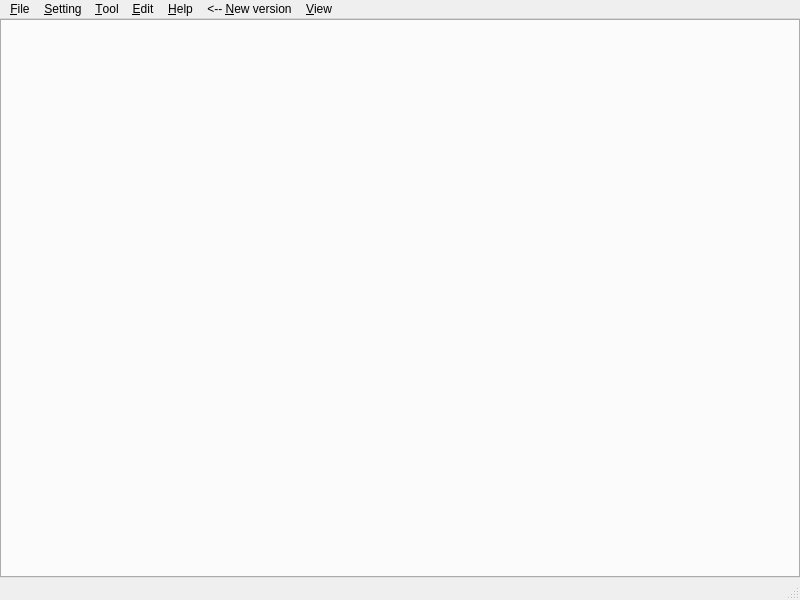
<?xml version="1.0" encoding="UTF-8"?>
<ui version="4.0">
 <class>SBrowserCppWebEngine</class>
 <widget class="QMainWindow" name="SBrowserCppWebEngine">
  <property name="geometry">
   <rect>
    <x>0</x>
    <y>0</y>
    <width>800</width>
    <height>600</height>
   </rect>
  </property>
  <property name="sizePolicy">
   <sizepolicy hsizetype="Maximum" vsizetype="Preferred">
    <horstretch>0</horstretch>
    <verstretch>0</verstretch>
   </sizepolicy>
  </property>
  <property name="windowTitle">
   <string>StupidBeauty Browser with WebEngine</string>
  </property>
  <property name="windowIcon">
   <iconset resource="SBrowser.qrc">
    <normaloff>:/Images/sbrowser.png</normaloff>:/Images/sbrowser.png</iconset>
  </property>
  <widget class="QWidget" name="centralwidget">
   <layout class="QVBoxLayout" name="verticalLayout">
    <property name="spacing">
     <number>0</number>
    </property>
    <property name="leftMargin">
     <number>0</number>
    </property>
    <property name="topMargin">
     <number>0</number>
    </property>
    <property name="rightMargin">
     <number>0</number>
    </property>
    <property name="bottomMargin">
     <number>0</number>
    </property>
    <item>
     <widget class="QTabWidget" name="pgstabWidget">
      <property name="usesScrollButtons">
       <bool>true</bool>
      </property>
     </widget>
    </item>
   </layout>
  </widget>
  <widget class="QMenuBar" name="menubar">
   <property name="geometry">
    <rect>
     <x>0</x>
     <y>0</y>
     <width>800</width>
     <height>23</height>
    </rect>
   </property>
   <property name="styleSheet">
    <string notr="true">padding: 0px;
margin: 0px;</string>
   </property>
   <widget class="QMenu" name="menu_File">
    <property name="title">
     <string>&amp;File</string>
    </property>
    <addaction name="action_Quit"/>
    <addaction name="action_Batch_open"/>
   </widget>
   <widget class="QMenu" name="menu_Setting">
    <property name="title">
     <string>&amp;Setting</string>
    </property>
    <addaction name="actionSetting"/>
   </widget>
   <widget class="QMenu" name="menu_Tool">
    <property name="title">
     <string>&amp;Tool</string>
    </property>
    <addaction name="actionF_ind"/>
    <addaction name="actionFind_next"/>
    <addaction name="actionFind_previous"/> <!-- 新增这行 -->
    <addaction name="action_Download_manager"/>
    <addaction name="actionS_ave_as_Image"/>
    <addaction name="actionD_ownload_current_url"/>
    <addaction name="actionDo_wnload_all_links"/>
    <addaction name="actionExport_as_PDF"/>
    <addaction name="actionI_nspect"/>
    <addaction name="actionFocus_address_bar"/>
    <addaction name="action_Generate_QR_code"/>
    <addaction name="actionOpen_with_system_browser"/>
    <addaction name="actionDownload_all_images"/>
    <addaction name="actionDownload_all_medium"/>
    <addaction name="actionApply_WebChannel"/>
   </widget>
   <widget class="QMenu" name="menu_Edit">
    <property name="title">
     <string>&amp;Edit</string>
    </property>
    <addaction name="actionSe_lect_all"/>
    <addaction name="actionPaste"/>
   </widget>
   <widget class="QMenu" name="menu_Help">
    <property name="title">
     <string>&amp;Help</string>
    </property>
    <addaction name="actionS_Browser"/>
   </widget>
   <widget class="QMenu" name="menu_New_version">
    <property name="title">
     <string>&lt;-- &amp;New version</string>
    </property>
   </widget>
   <widget class="QMenu" name="menu_View">
    <property name="title">
     <string>&amp;View</string>
    </property>
    <widget class="QMenu" name="menuScale">
     <property name="title">
      <string>S&amp;cale</string>
     </property>
     <addaction name="actionZoom_in"/>
     <addaction name="actionZoom_out"/>
     <addaction name="actionRestore"/>
     <addaction name="action1x"/>
    </widget>
    <addaction name="action_Menu_bar"/>
    <addaction name="actionTab_bar"/>
    <addaction name="actionNavigation_bar"/>
    <addaction name="actionStatus_bar"/>
    <addaction name="actionDark_mode"/>
    <addaction name="actionRefresh"/>
    <addaction name="actionSt_op_gif_animation"/>
    <addaction name="actionT_ab_list"/>
    <addaction name="menuScale"/>
    <addaction name="actionTab_on_right_side"/>
    <addaction name="actionTab_on_left_side"/>
   </widget>
   <addaction name="menu_File"/>
   <addaction name="menu_Setting"/>
   <addaction name="menu_Tool"/>
   <addaction name="menu_Edit"/>
   <addaction name="menu_Help"/>
   <addaction name="menu_New_version"/>
   <addaction name="menu_View"/>
  </widget>
  <widget class="QStatusBar" name="statusbar"/>
  <action name="action_Quit">
   <property name="text">
    <string>&amp;Quit</string>
   </property>
   <property name="shortcut">
    <string>Ctrl+Q</string>
   </property>
  </action>
  <action name="actionSetting">
   <property name="text">
    <string>&amp;Setting</string>
   </property>
  </action>
  <action name="actionF_ind">
   <property name="text">
    <string>F&amp;ind</string>
   </property>
   <property name="shortcut">
    <string>Ctrl+F</string>
   </property>
  </action>
  <action name="action_Download_manager">
   <property name="text">
    <string>&amp;Download manager</string>
   </property>
  </action>
  <action name="actionSe_lect_all">
   <property name="text">
    <string>Se&amp;lect all</string>
   </property>
   <property name="shortcut">
    <string>Ctrl+A</string>
   </property>
  </action>
  <action name="actionS_Browser">
   <property name="text">
    <string>S&amp;Browser</string>
   </property>
  </action>
  <action name="actionS_ave_as_Image">
   <property name="text">
    <string>S&amp;ave as Image</string>
   </property>
  </action>
  <action name="action_Menu_bar">
   <property name="checkable">
    <bool>true</bool>
   </property>
   <property name="checked">
    <bool>true</bool>
   </property>
   <property name="text">
    <string>&amp;Menu bar</string>
   </property>
   <property name="shortcut">
    <string>Ctrl+M</string>
   </property>
  </action>
  <action name="actionTab_bar">
   <property name="checkable">
    <bool>true</bool>
   </property>
   <property name="checked">
    <bool>true</bool>
   </property>
   <property name="text">
    <string>&amp;Tab bar</string>
   </property>
  </action>
  <action name="actionNavigation_bar">
   <property name="checkable">
    <bool>true</bool>
   </property>
   <property name="checked">
    <bool>true</bool>
   </property>
   <property name="text">
    <string>&amp;Navigation bar</string>
   </property>
  </action>
  <action name="actionStatus_bar">
   <property name="checkable">
    <bool>true</bool>
   </property>
   <property name="checked">
    <bool>true</bool>
   </property>
   <property name="text">
    <string>&amp;Status bar</string>
   </property>
  </action>
  <action name="actionDark_mode">
   <property name="checkable">
    <bool>true</bool>
   </property>
   <property name="text">
    <string>&amp;Dark mode</string>
   </property>
  </action>
  <action name="action_Batch_open">
   <property name="text">
    <string>&amp;Batch open</string>
   </property>
  </action>
  <action name="actionRefresh">
   <property name="text">
    <string>&amp;Refresh</string>
   </property>
   <property name="shortcut">
    <string>F5</string>
   </property>
  </action>
  <action name="actionSt_op_gif_animation">
   <property name="text">
    <string>St&amp;op gif animation</string>
   </property>
  </action>
  <action name="actionA">
   <property name="text">
    <string>a</string>
   </property>
  </action>
  <action name="actionT_ab_list">
   <property name="text">
    <string>T&amp;ab list</string>
   </property>
  </action>
  <action name="actionD_ownload_current_url">
   <property name="text">
    <string>D&amp;ownload current url</string>
   </property>
  </action>
  <action name="actionZoom_in">
   <property name="text">
    <string>&amp;Zoom in</string>
   </property>
   <property name="shortcut">
    <string>Ctrl++</string>
   </property>
  </action>
  <action name="actionZoom_out">
   <property name="text">
    <string>Zoom &amp;out</string>
   </property>
   <property name="shortcut">
    <string>Ctrl+-</string>
   </property>
  </action>
  <action name="actionRestore">
   <property name="text">
    <string>&amp;Restore</string>
   </property>
  </action>
  <action name="action1x">
   <property name="enabled">
    <bool>false</bool>
   </property>
   <property name="text">
    <string>&amp;1x</string>
   </property>
  </action>
  <action name="actionDo_wnload_all_links">
   <property name="text">
    <string>Do&amp;wnload all links</string>
   </property>
  </action>
  <action name="actionExport_as_PDF">
   <property name="text">
    <string>&amp;Export as PDF</string>
   </property>
  </action>
  <action name="actionI_nspect">
   <property name="text">
    <string>I&amp;nspect</string>
   </property>
  </action>
  <action name="actionFocus_address_bar">
   <property name="text">
    <string>&amp;Focus address bar</string>
   </property>
   <property name="shortcut">
    <string>F6</string>
   </property>
  </action>
  <action name="action_Generate_QR_code">
   <property name="text">
    <string>&amp;Generate QR code</string>
   </property>
  </action>
  <action name="actionPaste">
   <property name="text">
    <string>Paste</string>
   </property>
  </action>
  <action name="actionFind_next">
   <property name="text">
    <string>Find next</string>
   </property>
   <property name="shortcut">
    <string>F3</string>
   </property>
  </action>
<action name="actionFind_previous">
    <property name="text">
        <string>Find previous</string>
    </property>
    <property name="shortcut">
        <string>Shift+F3</string>
    </property>
</action>
  <action name="actionOpen_with_system_browser">
   <property name="text">
    <string>Open with system browser</string>
   </property>
  </action>
  <action name="actionDownload_all_images">
   <property name="text">
    <string>Down&amp;load all images</string>
   </property>
  </action>
  <action name="actionDownload_all_medium">
   <property name="text">
    <string>Download all &amp;medium</string>
   </property>
  </action>
  <action name="actionTab_on_right_side">
   <property name="text">
    <string>Tab on right side</string>
   </property>
   <property name="shortcut">
    <string>Ctrl+Right</string>
   </property>
  </action>
  <action name="actionTab_on_left_side">
   <property name="text">
    <string>Tab on left side</string>
   </property>
   <property name="shortcut">
    <string>Ctrl+Left</string>
   </property>
  </action>
  <action name="actionApply_WebChannel">
   <property name="text">
    <string>Apply WebChannel</string>
   </property>
  </action>
 </widget>
 <layoutdefault spacing="1" margin="1"/>
 <resources>
  <include location="SBrowser.qrc"/>
 </resources>
 <connections>
  <connection>
   <sender>action_Quit</sender>
   <signal>triggered()</signal>
   <receiver>SBrowserCppWebEngine</receiver>
   <slot>close()</slot>
   <hints>
    <hint type="sourcelabel">
     <x>-1</x>
     <y>-1</y>
    </hint>
    <hint type="destinationlabel">
     <x>399</x>
     <y>299</y>
    </hint>
   </hints>
  </connection>
  <connection>
   <sender>actionSetting</sender>
   <signal>triggered()</signal>
   <receiver>SBrowserCppWebEngine</receiver>
   <slot>showSettingDialog()</slot>
   <hints>
    <hint type="sourcelabel">
     <x>-1</x>
     <y>-1</y>
    </hint>
    <hint type="destinationlabel">
     <x>399</x>
     <y>299</y>
    </hint>
   </hints>
  </connection>
  <connection>
   <sender>action_Quit</sender>
   <signal>triggered()</signal>
   <receiver>SBrowserCppWebEngine</receiver>
   <slot>closeSettingDialog()</slot>
   <hints>
    <hint type="sourcelabel">
     <x>-1</x>
     <y>-1</y>
    </hint>
    <hint type="destinationlabel">
     <x>399</x>
     <y>299</y>
    </hint>
   </hints>
  </connection>
  <connection>
   <sender>actionF_ind</sender>
   <signal>triggered()</signal>
   <receiver>SBrowserCppWebEngine</receiver>
   <slot>showFindDialog()</slot>
   <hints>
    <hint type="sourcelabel">
     <x>-1</x>
     <y>-1</y>
    </hint>
    <hint type="destinationlabel">
     <x>399</x>
     <y>299</y>
    </hint>
   </hints>
  </connection>
<connection>
    <sender>actionFind_previous</sender>
    <signal>triggered()</signal>
    <receiver>SBrowserCppWebEngine</receiver>
    <slot>findTextPrevious()</slot>
</connection>
  <connection>
   <sender>action_Download_manager</sender>
   <signal>triggered()</signal>
   <receiver>SBrowserCppWebEngine</receiver>
   <slot>showDownloadManager()</slot>
   <hints>
    <hint type="sourcelabel">
     <x>-1</x>
     <y>-1</y>
    </hint>
    <hint type="destinationlabel">
     <x>399</x>
     <y>299</y>
    </hint>
   </hints>
  </connection>
  <connection>
   <sender>actionSe_lect_all</sender>
   <signal>triggered()</signal>
   <receiver>SBrowserCppWebEngine</receiver>
   <slot>selectAll()</slot>
   <hints>
    <hint type="sourcelabel">
     <x>-1</x>
     <y>-1</y>
    </hint>
    <hint type="destinationlabel">
     <x>399</x>
     <y>299</y>
    </hint>
   </hints>
  </connection>
  <connection>
   <sender>actionS_Browser</sender>
   <signal>triggered()</signal>
   <receiver>SBrowserCppWebEngine</receiver>
   <slot>showAboutDialog()</slot>
   <hints>
    <hint type="sourcelabel">
     <x>-1</x>
     <y>-1</y>
    </hint>
    <hint type="destinationlabel">
     <x>399</x>
     <y>299</y>
    </hint>
   </hints>
  </connection>
  <connection>
   <sender>action_Quit</sender>
   <signal>triggered()</signal>
   <receiver>SBrowserCppWebEngine</receiver>
   <slot>quit()</slot>
   <hints>
    <hint type="sourcelabel">
     <x>-1</x>
     <y>-1</y>
    </hint>
    <hint type="destinationlabel">
     <x>399</x>
     <y>299</y>
    </hint>
   </hints>
  </connection>
  <connection>
   <sender>action_Menu_bar</sender>
   <signal>toggled(bool)</signal>
   <receiver>SBrowserCppWebEngine</receiver>
   <slot>toggleMenuBarVisable(bool)</slot>
   <hints>
    <hint type="sourcelabel">
     <x>-1</x>
     <y>-1</y>
    </hint>
    <hint type="destinationlabel">
     <x>399</x>
     <y>299</y>
    </hint>
   </hints>
  </connection>
  <connection>
   <sender>actionTab_bar</sender>
   <signal>toggled(bool)</signal>
   <receiver>SBrowserCppWebEngine</receiver>
   <slot>toggleTabBarVisible(bool)</slot>
   <hints>
    <hint type="sourcelabel">
     <x>-1</x>
     <y>-1</y>
    </hint>
    <hint type="destinationlabel">
     <x>399</x>
     <y>299</y>
    </hint>
   </hints>
  </connection>
  <connection>
   <sender>actionNavigation_bar</sender>
   <signal>toggled(bool)</signal>
   <receiver>SBrowserCppWebEngine</receiver>
   <slot>toggleNavigationBarVisible(bool)</slot>
   <hints>
    <hint type="sourcelabel">
     <x>-1</x>
     <y>-1</y>
    </hint>
    <hint type="destinationlabel">
     <x>399</x>
     <y>299</y>
    </hint>
   </hints>
  </connection>
  <connection>
   <sender>actionStatus_bar</sender>
   <signal>toggled(bool)</signal>
   <receiver>SBrowserCppWebEngine</receiver>
   <slot>toggleStatusBarVisible(bool)</slot>
   <hints>
    <hint type="sourcelabel">
     <x>-1</x>
     <y>-1</y>
    </hint>
    <hint type="destinationlabel">
     <x>399</x>
     <y>299</y>
    </hint>
   </hints>
  </connection>
  <connection>
   <sender>actionDark_mode</sender>
   <signal>toggled(bool)</signal>
   <receiver>SBrowserCppWebEngine</receiver>
   <slot>toggleDarkMode(bool)</slot>
   <hints>
    <hint type="sourcelabel">
     <x>-1</x>
     <y>-1</y>
    </hint>
    <hint type="destinationlabel">
     <x>399</x>
     <y>299</y>
    </hint>
   </hints>
  </connection>
  <connection>
   <sender>action_Batch_open</sender>
   <signal>triggered()</signal>
   <receiver>SBrowserCppWebEngine</receiver>
   <slot>batchOpenUrls()</slot>
   <hints>
    <hint type="sourcelabel">
     <x>-1</x>
     <y>-1</y>
    </hint>
    <hint type="destinationlabel">
     <x>399</x>
     <y>299</y>
    </hint>
   </hints>
  </connection>
  <connection>
   <sender>actionRefresh</sender>
   <signal>triggered()</signal>
   <receiver>SBrowserCppWebEngine</receiver>
   <slot>refresh()</slot>
   <hints>
    <hint type="sourcelabel">
     <x>-1</x>
     <y>-1</y>
    </hint>
    <hint type="destinationlabel">
     <x>399</x>
     <y>299</y>
    </hint>
   </hints>
  </connection>
  <connection>
   <sender>actionT_ab_list</sender>
   <signal>triggered()</signal>
   <receiver>SBrowserCppWebEngine</receiver>
   <slot>showTabsManager()</slot>
   <hints>
    <hint type="sourcelabel">
     <x>-1</x>
     <y>-1</y>
    </hint>
    <hint type="destinationlabel">
     <x>399</x>
     <y>299</y>
    </hint>
   </hints>
  </connection>
  <connection>
   <sender>actionD_ownload_current_url</sender>
   <signal>triggered()</signal>
   <receiver>SBrowserCppWebEngine</receiver>
   <slot>downloadCurrentUrl()</slot>
   <hints>
    <hint type="sourcelabel">
     <x>-1</x>
     <y>-1</y>
    </hint>
    <hint type="destinationlabel">
     <x>399</x>
     <y>299</y>
    </hint>
   </hints>
  </connection>
  <connection>
   <sender>actionZoom_in</sender>
   <signal>triggered()</signal>
   <receiver>SBrowserCppWebEngine</receiver>
   <slot>zoomIn()</slot>
   <hints>
    <hint type="sourcelabel">
     <x>-1</x>
     <y>-1</y>
    </hint>
    <hint type="destinationlabel">
     <x>399</x>
     <y>299</y>
    </hint>
   </hints>
  </connection>
  <connection>
   <sender>actionZoom_out</sender>
   <signal>triggered()</signal>
   <receiver>SBrowserCppWebEngine</receiver>
   <slot>zoomOut()</slot>
   <hints>
    <hint type="sourcelabel">
     <x>-1</x>
     <y>-1</y>
    </hint>
    <hint type="destinationlabel">
     <x>399</x>
     <y>299</y>
    </hint>
   </hints>
  </connection>
  <connection>
   <sender>actionRestore</sender>
   <signal>triggered()</signal>
   <receiver>SBrowserCppWebEngine</receiver>
   <slot>zoomRestore()</slot>
   <hints>
    <hint type="sourcelabel">
     <x>-1</x>
     <y>-1</y>
    </hint>
    <hint type="destinationlabel">
     <x>399</x>
     <y>299</y>
    </hint>
   </hints>
  </connection>
  <connection>
   <sender>actionExport_as_PDF</sender>
   <signal>triggered()</signal>
   <receiver>SBrowserCppWebEngine</receiver>
   <slot>exportAsPdf()</slot>
   <hints>
    <hint type="sourcelabel">
     <x>-1</x>
     <y>-1</y>
    </hint>
    <hint type="destinationlabel">
     <x>399</x>
     <y>299</y>
    </hint>
   </hints>
  </connection>
  <connection>
   <sender>actionI_nspect</sender>
   <signal>triggered()</signal>
   <receiver>SBrowserCppWebEngine</receiver>
   <slot>inspect()</slot>
   <hints>
    <hint type="sourcelabel">
     <x>-1</x>
     <y>-1</y>
    </hint>
    <hint type="destinationlabel">
     <x>399</x>
     <y>299</y>
    </hint>
   </hints>
  </connection>
  <connection>
   <sender>actionFocus_address_bar</sender>
   <signal>triggered()</signal>
   <receiver>SBrowserCppWebEngine</receiver>
   <slot>focusAddressBar()</slot>
   <hints>
    <hint type="sourcelabel">
     <x>-1</x>
     <y>-1</y>
    </hint>
    <hint type="destinationlabel">
     <x>399</x>
     <y>299</y>
    </hint>
   </hints>
  </connection>
  <connection>
   <sender>action_Generate_QR_code</sender>
   <signal>triggered()</signal>
   <receiver>SBrowserCppWebEngine</receiver>
   <slot>generateQrCode()</slot>
   <hints>
    <hint type="sourcelabel">
     <x>-1</x>
     <y>-1</y>
    </hint>
    <hint type="destinationlabel">
     <x>399</x>
     <y>299</y>
    </hint>
   </hints>
  </connection>
  <connection>
   <sender>actionPaste</sender>
   <signal>triggered()</signal>
   <receiver>SBrowserCppWebEngine</receiver>
   <slot>paste()</slot>
   <hints>
    <hint type="sourcelabel">
     <x>-1</x>
     <y>-1</y>
    </hint>
    <hint type="destinationlabel">
     <x>399</x>
     <y>299</y>
    </hint>
   </hints>
  </connection>
  <connection>
   <sender>actionFind_next</sender>
   <signal>triggered()</signal>
   <receiver>SBrowserCppWebEngine</receiver>
   <slot>findText()</slot>
   <hints>
    <hint type="sourcelabel">
     <x>-1</x>
     <y>-1</y>
    </hint>
    <hint type="destinationlabel">
     <x>399</x>
     <y>299</y>
    </hint>
   </hints>
  </connection>
  <connection>
   <sender>actionOpen_with_system_browser</sender>
   <signal>triggered()</signal>
   <receiver>SBrowserCppWebEngine</receiver>
   <slot>openWithSystemBrowser()</slot>
   <hints>
    <hint type="sourcelabel">
     <x>-1</x>
     <y>-1</y>
    </hint>
    <hint type="destinationlabel">
     <x>399</x>
     <y>299</y>
    </hint>
   </hints>
  </connection>
  <connection>
   <sender>actionDownload_all_images</sender>
   <signal>triggered()</signal>
   <receiver>SBrowserCppWebEngine</receiver>
   <slot>downloadAllImages()</slot>
   <hints>
    <hint type="sourcelabel">
     <x>-1</x>
     <y>-1</y>
    </hint>
    <hint type="destinationlabel">
     <x>399</x>
     <y>299</y>
    </hint>
   </hints>
  </connection>
  <connection>
   <sender>actionDownload_all_medium</sender>
   <signal>triggered()</signal>
   <receiver>SBrowserCppWebEngine</receiver>
   <slot>downloadAllMedium()</slot>
   <hints>
    <hint type="sourcelabel">
     <x>-1</x>
     <y>-1</y>
    </hint>
    <hint type="destinationlabel">
     <x>399</x>
     <y>299</y>
    </hint>
   </hints>
  </connection>
  <connection>
   <sender>actionTab_on_right_side</sender>
   <signal>triggered()</signal>
   <receiver>SBrowserCppWebEngine</receiver>
   <slot>showTabOnRightSide()</slot>
   <hints>
    <hint type="sourcelabel">
     <x>-1</x>
     <y>-1</y>
    </hint>
    <hint type="destinationlabel">
     <x>399</x>
     <y>299</y>
    </hint>
   </hints>
  </connection>
  <connection>
   <sender>actionTab_on_left_side</sender>
   <signal>triggered()</signal>
   <receiver>SBrowserCppWebEngine</receiver>
   <slot>showTabOnLeftSide()</slot>
   <hints>
    <hint type="sourcelabel">
     <x>-1</x>
     <y>-1</y>
    </hint>
    <hint type="destinationlabel">
     <x>399</x>
     <y>299</y>
    </hint>
   </hints>
  </connection>
  <connection>
   <sender>actionApply_WebChannel</sender>
   <signal>triggered()</signal>
   <receiver>SBrowserCppWebEngine</receiver>
   <slot>applyWebChannel()</slot>
   <hints>
    <hint type="sourcelabel">
     <x>-1</x>
     <y>-1</y>
    </hint>
    <hint type="destinationlabel">
     <x>399</x>
     <y>299</y>
    </hint>
   </hints>
  </connection>
 </connections>
 <slots>
  <slot>showSettingDialog()</slot>
  <slot>closeSettingDialog()</slot>
  <slot>showFindDialog()</slot>
  <slot>showDownloadManager()</slot>
  <slot>closeDownloadManager()</slot>
  <slot>selectAll()</slot>
  <slot>showAboutDialog()</slot>
  <slot>quit()</slot>
  <slot>saveAsImage()</slot>
  <slot>toggleMenuBarVisable(bool)</slot>
  <slot>toggleTabBarVisible(bool)</slot>
  <slot>toggleNavigationBarVisible(bool)</slot>
  <slot>toggleStatusBarVisible(bool)</slot>
  <slot>toggleDarkMode(bool)</slot>
  <slot>batchOpenUrls()</slot>
  <slot>refresh()</slot>
  <slot>stopGifAnimation()</slot>
  <slot>showTabsManager()</slot>
  <slot>downloadCurrentUrl()</slot>
  <slot>zoomIn()</slot>
  <slot>zoomOut()</slot>
  <slot>zoomRestore()</slot>
  <slot>downloadAllLinks()</slot>
  <slot>exportAsPdf()</slot>
  <slot>inspect()</slot>
  <slot>focusAddressBar()</slot>
  <slot>generateQrCode()</slot>
  <slot>paste()</slot>
  <slot>findText()</slot>
<slot>findTextPrevious()</slot>
  <slot>openWithSystemBrowser()</slot>
  <slot>downloadAllImages()</slot>
  <slot>downloadAllMedium()</slot>
  <slot>showTabOnRightSide()</slot>
  <slot>showTabOnLeftSide()</slot>
  <slot>applyWebChannel()</slot>
 </slots>
</ui>
